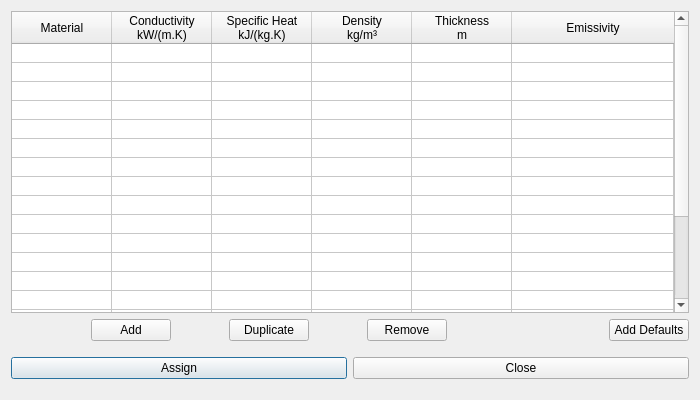
<?xml version="1.0" encoding="UTF-8"?>
<ui version="4.0">
 <class>FDYNSurfaceMaterialDialog</class>
 <widget class="QDialog" name="FDYNSurfaceMaterialDialog">
  <property name="geometry">
   <rect>
    <x>0</x>
    <y>0</y>
    <width>700</width>
    <height>400</height>
   </rect>
  </property>
  <property name="sizePolicy">
   <sizepolicy hsizetype="Fixed" vsizetype="Fixed">
    <horstretch>0</horstretch>
    <verstretch>0</verstretch>
   </sizepolicy>
  </property>
  <property name="minimumSize">
   <size>
    <width>700</width>
    <height>400</height>
   </size>
  </property>
  <property name="windowTitle">
   <string>Edit Surface Material</string>
  </property>
  <layout class="QVBoxLayout" name="verticalLayout">
   <item>
    <widget class="QTableWidget" name="tblMaterialList">
     <property name="focusPolicy">
      <enum>Qt::ClickFocus</enum>
     </property>
     <property name="editTriggers">
      <set>QAbstractItemView::AnyKeyPressed|QAbstractItemView::DoubleClicked|QAbstractItemView::EditKeyPressed</set>
     </property>
     <property name="tabKeyNavigation">
      <bool>false</bool>
     </property>
     <property name="selectionMode">
      <enum>QAbstractItemView::SingleSelection</enum>
     </property>
     <property name="selectionBehavior">
      <enum>QAbstractItemView::SelectRows</enum>
     </property>
     <property name="rowCount">
      <number>20</number>
     </property>
     <property name="columnCount">
      <number>6</number>
     </property>
     <attribute name="horizontalHeaderCascadingSectionResizes">
      <bool>true</bool>
     </attribute>
     <attribute name="horizontalHeaderDefaultSectionSize">
      <number>100</number>
     </attribute>
     <attribute name="horizontalHeaderHighlightSections">
      <bool>true</bool>
     </attribute>
     <attribute name="horizontalHeaderShowSortIndicator" stdset="0">
      <bool>true</bool>
     </attribute>
     <attribute name="horizontalHeaderStretchLastSection">
      <bool>true</bool>
     </attribute>
     <attribute name="verticalHeaderVisible">
      <bool>false</bool>
     </attribute>
     <attribute name="verticalHeaderDefaultSectionSize">
      <number>19</number>
     </attribute>
     <attribute name="verticalHeaderHighlightSections">
      <bool>false</bool>
     </attribute>
     <row/>
     <row/>
     <row/>
     <row/>
     <row/>
     <row/>
     <row/>
     <row/>
     <row/>
     <row/>
     <row/>
     <row/>
     <row/>
     <row/>
     <row/>
     <row/>
     <row/>
     <row/>
     <row/>
     <row/>
     <column>
      <property name="text">
       <string>Material</string>
      </property>
     </column>
     <column>
      <property name="text">
       <string>Conductivity
kW/(m.K)</string>
      </property>
     </column>
     <column>
      <property name="text">
       <string>Specific Heat
kJ/(kg.K)</string>
      </property>
     </column>
     <column>
      <property name="text">
       <string>Density
kg/m³</string>
      </property>
     </column>
     <column>
      <property name="text">
       <string>Thickness
m</string>
      </property>
     </column>
     <column>
      <property name="text">
       <string>Emissivity</string>
      </property>
     </column>
    </widget>
   </item>
   <item>
    <layout class="QHBoxLayout" name="horizontalLayout">
     <item>
      <spacer name="horizontalSpacer">
       <property name="orientation">
        <enum>Qt::Horizontal</enum>
       </property>
       <property name="sizeHint" stdset="0">
        <size>
         <width>80</width>
         <height>20</height>
        </size>
       </property>
      </spacer>
     </item>
     <item>
      <widget class="QPushButton" name="addBtn">
       <property name="text">
        <string>Add</string>
       </property>
      </widget>
     </item>
     <item>
      <spacer name="horizontalSpacer_4">
       <property name="orientation">
        <enum>Qt::Horizontal</enum>
       </property>
       <property name="sizeHint" stdset="0">
        <size>
         <width>20</width>
         <height>20</height>
        </size>
       </property>
      </spacer>
     </item>
     <item>
      <widget class="QPushButton" name="duplicateBtn">
       <property name="text">
        <string>Duplicate</string>
       </property>
      </widget>
     </item>
     <item>
      <spacer name="horizontalSpacer_5">
       <property name="orientation">
        <enum>Qt::Horizontal</enum>
       </property>
       <property name="sizeHint" stdset="0">
        <size>
         <width>20</width>
         <height>20</height>
        </size>
       </property>
      </spacer>
     </item>
     <item>
      <widget class="QPushButton" name="removeBtn">
       <property name="text">
        <string>Remove</string>
       </property>
      </widget>
     </item>
     <item>
      <spacer name="horizontalSpacer_3">
       <property name="orientation">
        <enum>Qt::Horizontal</enum>
       </property>
       <property name="sizeHint" stdset="0">
        <size>
         <width>40</width>
         <height>20</height>
        </size>
       </property>
      </spacer>
     </item>
     <item>
      <spacer name="horizontalSpacer_2">
       <property name="orientation">
        <enum>Qt::Horizontal</enum>
       </property>
       <property name="sizeHint" stdset="0">
        <size>
         <width>40</width>
         <height>20</height>
        </size>
       </property>
      </spacer>
     </item>
     <item>
      <spacer name="horizontalSpacer_8">
       <property name="orientation">
        <enum>Qt::Horizontal</enum>
       </property>
       <property name="sizeHint" stdset="0">
        <size>
         <width>40</width>
         <height>20</height>
        </size>
       </property>
      </spacer>
     </item>
     <item>
      <widget class="QPushButton" name="addDefaultBtn">
       <property name="text">
        <string>Add Defaults</string>
       </property>
      </widget>
     </item>
    </layout>
   </item>
   <item>
    <layout class="QHBoxLayout" name="horizontalLayout_3">
     <property name="topMargin">
      <number>10</number>
     </property>
     <property name="bottomMargin">
      <number>10</number>
     </property>
     <item>
      <widget class="QPushButton" name="btnRun">
       <property name="font">
        <font>
         <family>Segoe UI</family>
        </font>
       </property>
       <property name="text">
        <string>Assign</string>
       </property>
       <property name="default">
        <bool>true</bool>
       </property>
      </widget>
     </item>
     <item>
      <widget class="QPushButton" name="btnClose">
       <property name="text">
        <string>Close</string>
       </property>
      </widget>
     </item>
    </layout>
   </item>
  </layout>
 </widget>
 <tabstops>
  <tabstop>tblMaterialList</tabstop>
  <tabstop>addBtn</tabstop>
  <tabstop>duplicateBtn</tabstop>
  <tabstop>removeBtn</tabstop>
  <tabstop>btnRun</tabstop>
  <tabstop>btnClose</tabstop>
 </tabstops>
 <resources/>
 <connections/>
</ui>
